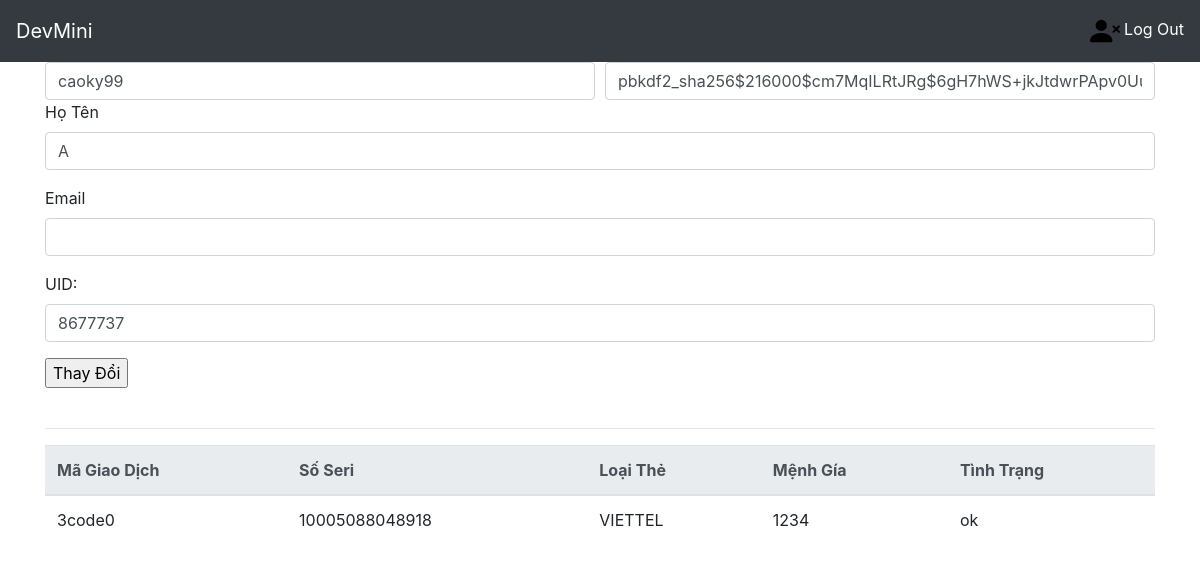
Before: /information/ (signed in) with the older database file.
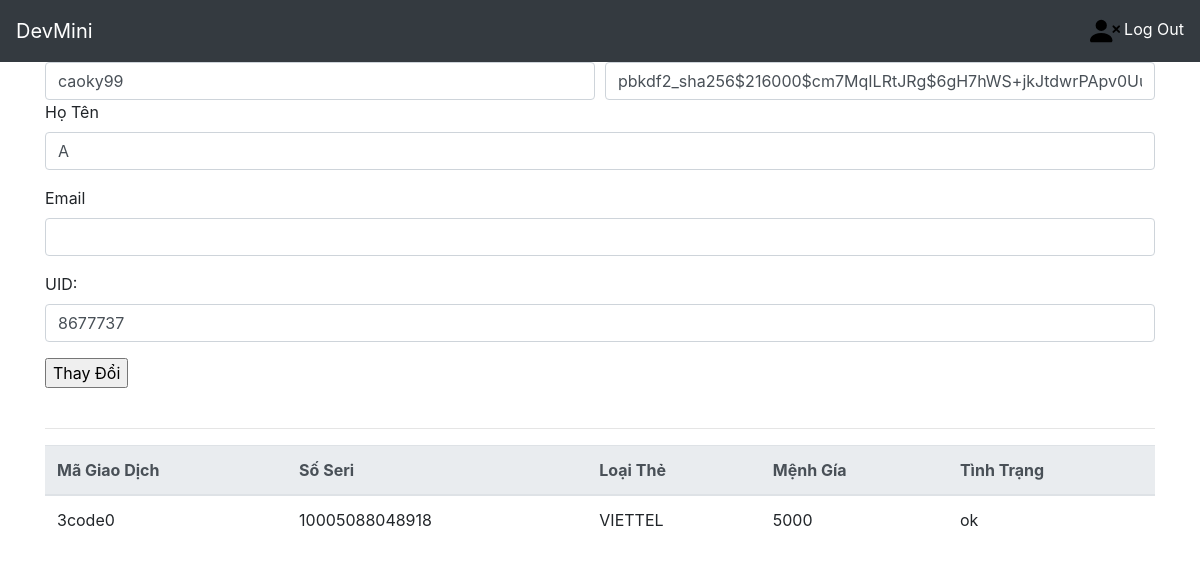
After: the same page with the newer database file.
### home/models.py (models this page shows)
class NapThe(models.Model):
    telco=models.CharField(max_length=50,default="")
    amount=models.CharField(max_length=50,default="")
    serial=models.CharField(max_length=50,default="")
    code=models.CharField(max_length=50,default="")
    madonhang=models.CharField(max_length=50,default="")
    trangthai=models.CharField(max_length=50,default="")
    date = models.DateTimeField(auto_now_add=True)

### home/views.py (the view)
# urls.py: path('information/',views.edit_profile,name="edit_profile"),
def edit_profile(request):
   form = EditProfile()
   nick=request.user.username
   i_d=str(request.user.id)+'code'
   if request.method == 'POST':
      form=EditProfile(request.POST)
      if form.is_valid():
         form.save(nick)
      return HttpResponseRedirect('/')
   return render(request, 'pages/editprofile.html', {'form': form,'Card':NapThe.objects.filter(madonhang__contains= i_d)})

### home/forms.py (shortened to what this page needs)
class EditProfile(forms.Form):
    name=forms.CharField(max_length=100)
    uid=forms.IntegerField()
    username=forms.CharField(max_length=100)
    password=forms.CharField(max_length=100)
    email=forms.CharField(max_length=100)

### home/templates/pages/editprofile.html (shortened to what this page needs)
{% extends "pages/base.html" %}
{% block menu %}
<form action="." method="POST">
    <div class="form-row">
        <div class="col">
            <input type="text" class="form-control" name="username" value="{{user.username}}" placeholder="Username">
        </div>
        <div class="col">
            <input type="text" class="form-control" name="password" value="{{user.password}}" placeholder="Password">
        </div>
    </div>
    <div class="form-group">
        <label for="exampleFormControlInput1">Họ Tên</label>
            <input type="text" class="form-control" name="name" value="{{user.name}}" placeholder="{{user.name}}">
    </div>
    <div class="form-group">
        <label for="exampleFormControlInput1">Email</label>
            <input type="email" class="form-control" name="email" value="{{user.email}}" placeholder="{{user.email}}">
    </div>
    <div class="form-group">
        <label>UID:</label>
        <input type="text" class="form-control" value="{{user.uid}}" name="uid" placeholder="UID">
    </div>
    <input type="submit" value="Thay Đổi"/>
</form>
<br>
<hr>
<table class="table">
  <thead class="thead-light">
    <tr>
      <th scope="col">Mã Giao Dịch</th>
      <th scope="col">Số Seri</th>
      <th scope="col">Loại Thẻ</th>
      <th scope="col">Mệnh Gía</th>
      <th scope="col">Tình Trạng</th>
    </tr>
  </thead>
  <tbody>
  {% for card in Card %}
    <tr>
      <td>{{card.madonhang}}</td>
      <td>{{card.serial}}</td>
      <td>{{card.telco}}</td>
      <td>{{card.amount}}</td>
      <td>{{card.trangthai}}</td>
    </tr>
    {% endfor %}
  </tbody>
</table>
{% endblock %}

Changed rows visible on the page:
changed NapThe "3code0": amount "1234" → "5000"
